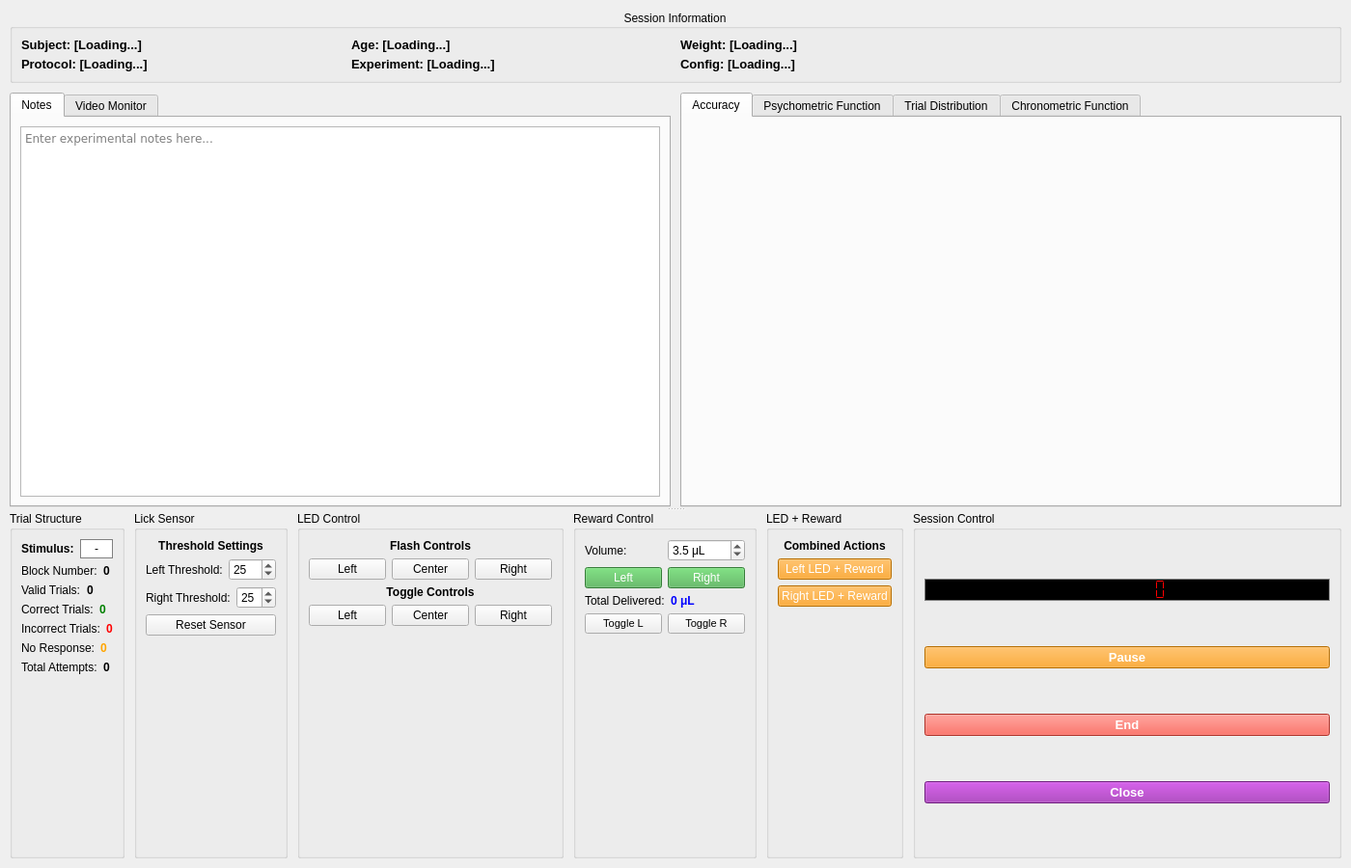
<?xml version="1.0" encoding="UTF-8" ?>
<ui version="4.0">
 <class>RDKRigMainWindow</class>
 <widget class="QWidget" name="RDKRigMainWindow">  <property name="geometry">
   <rect>
    <x>0</x>
    <y>0</y>
    <width>1400</width>
    <height>900</height>
   </rect>
  </property>
  <property name="minimumSize">
   <size>
    <width>1200</width>
    <height>800</height>
   </size>
  </property>
  <property name="windowTitle">
   <string>Random Dot Motion Rig Control</string>
  </property>
  <layout class="QVBoxLayout" name="mainLayout">
   <property name="spacing">
    <number>10</number>
   </property>
   <property name="leftMargin">
    <number>10</number>
   </property>
   <property name="topMargin">
    <number>10</number>
   </property>
   <property name="rightMargin">
    <number>10</number>
   </property>
   <property name="bottomMargin">
    <number>10</number>
   </property>
   <item>
    <!-- Session Information Section -->
    <widget class="QGroupBox" name="sessionInfoGroup">
     <property name="title">
      <string>Session Information</string>
     </property>
     <property name="alignment">
      <set>Qt::AlignCenter</set>
     </property>
     <property name="minimumHeight">
      <number>80</number>
     </property>     <property name="maximumHeight">
      <number>120</number>
     </property>
     <layout class="QVBoxLayout" name="sessionInfoLayout">
      <property name="spacing">
       <number>5</number>
      </property>
      <item>       <!-- First Row: Subject Information -->
       <layout class="QHBoxLayout" name="subjectInfoRow">
        <item>
         <widget class="QLabel" name="subject_id">
          <property name="text">
           <string>Subject: [Loading...]</string>
          </property>
          <property name="font">
           <font>
            <pointsize>10</pointsize>
            <weight>75</weight>
            <bold>true</bold>
           </font>
          </property>
          <property name="sizePolicy">
           <sizepolicy hsizetype="Preferred" vsizetype="Preferred">
            <horstretch>1</horstretch>
            <verstretch>0</verstretch>
           </sizepolicy>
          </property>
         </widget>
        </item>
        <item>
         <widget class="QLabel" name="age">
          <property name="text">
           <string>Age: [Loading...]</string>
          </property>
          <property name="font">
           <font>
            <pointsize>10</pointsize>
            <weight>75</weight>
            <bold>true</bold>
           </font>
          </property>
          <property name="sizePolicy">
           <sizepolicy hsizetype="Preferred" vsizetype="Preferred">
            <horstretch>1</horstretch>
            <verstretch>0</verstretch>
           </sizepolicy>
          </property>
         </widget>
        </item>
        <item>
         <widget class="QLabel" name="baseline_weight">
          <property name="text">
           <string>Weight: [Loading...]</string>
          </property>
          <property name="font">
           <font>
            <pointsize>10</pointsize>
            <weight>75</weight>
            <bold>true</bold>
           </font>
          </property>
          <property name="sizePolicy">
           <sizepolicy hsizetype="Preferred" vsizetype="Preferred">
            <horstretch>2</horstretch>
            <verstretch>0</verstretch>
           </sizepolicy>
          </property>
         </widget>
        </item>
       </layout>
      </item>
      <item>       <!-- Second Row: Experiment Information -->
       <layout class="QHBoxLayout" name="experimentInfoRow">
        <item>
         <widget class="QLabel" name="protocol">
          <property name="text">
           <string>Protocol: [Loading...]</string>
          </property>
          <property name="font">
           <font>
            <pointsize>10</pointsize>
            <weight>75</weight>
            <bold>true</bold>
           </font>
          </property>
          <property name="sizePolicy">
           <sizepolicy hsizetype="Preferred" vsizetype="Preferred">
            <horstretch>1</horstretch>
            <verstretch>0</verstretch>
           </sizepolicy>
          </property>
         </widget>
        </item>
        <item>
         <widget class="QLabel" name="experiment">
          <property name="text">
           <string>Experiment: [Loading...]</string>
          </property>
          <property name="font">
           <font>
            <pointsize>10</pointsize>
            <weight>75</weight>
            <bold>true</bold>
           </font>
          </property>
          <property name="sizePolicy">
           <sizepolicy hsizetype="Preferred" vsizetype="Preferred">
            <horstretch>1</horstretch>
            <verstretch>0</verstretch>
           </sizepolicy>
          </property>
         </widget>
        </item>
        <item>
         <widget class="QLabel" name="configuration">
          <property name="text">
           <string>Config: [Loading...]</string>
          </property>
          <property name="font">
           <font>
            <pointsize>10</pointsize>
            <weight>75</weight>
            <bold>true</bold>
           </font>
          </property>
          <property name="sizePolicy">
           <sizepolicy hsizetype="Preferred" vsizetype="Preferred">
            <horstretch>2</horstretch>
            <verstretch>0</verstretch>
           </sizepolicy>
          </property>
         </widget>
        </item>
       </layout>
      </item>
     </layout>
    </widget>
   </item>
   <item>
    <!-- Main Content Splitter -->
    <widget class="QSplitter" name="mainSplitter">
     <property name="orientation">
      <enum>Qt::Vertical</enum>
     </property>
     <property name="sizePolicy">
      <sizepolicy hsizetype="Expanding" vsizetype="Expanding">
       <horstretch>0</horstretch>
       <verstretch>1</verstretch>
      </sizepolicy>
     </property>
     <widget class="QWidget" name="monitoringWidget">
      <layout class="QHBoxLayout" name="monitoringLayout">
       <property name="spacing">
        <number>10</number>
       </property>
       <item>
        <!-- Behavior Monitor Tab Widget -->
        <widget class="QTabWidget" name="behavior_monitor">
         <property name="sizePolicy">
          <sizepolicy hsizetype="Expanding" vsizetype="Expanding">
           <horstretch>1</horstretch>
           <verstretch>0</verstretch>
          </sizepolicy>
         </property>
         <property name="font">
          <font>
           <pointsize>9</pointsize>
          </font>
         </property>
         <property name="currentIndex">
          <number>0</number>
         </property>
         <widget class="QWidget" name="notesTab">
          <attribute name="title">
           <string>Notes</string>
          </attribute>
          <layout class="QVBoxLayout" name="notesLayout">
           <item>
            <widget class="QTextEdit" name="notes">
             <property name="font">
              <font>
               <family>Verdana</family>
               <pointsize>9</pointsize>
              </font>
             </property>
             <property name="placeholderText">
              <string>Enter experimental notes here...</string>
             </property>
            </widget>
           </item>
          </layout>
         </widget>
         <widget class="QWidget" name="videoTab">
          <attribute name="title">
           <string>Video Monitor</string>
          </attribute>
          <layout class="QVBoxLayout" name="videoLayout">
           <item>
            <widget class="QLabel" name="video_stream">
             <property name="sizePolicy">
              <sizepolicy hsizetype="Expanding" vsizetype="Expanding">
               <horstretch>0</horstretch>
               <verstretch>0</verstretch>
              </sizepolicy>
             </property>
             <property name="text">
              <string>Video Stream</string>
             </property>
             <property name="alignment">
              <set>Qt::AlignCenter</set>
             </property>
             <property name="styleSheet">
              <string>border: 1px solid gray; background-color: #f0f0f0;</string>
             </property>
            </widget>
           </item>
          </layout>
         </widget>
        </widget>
       </item>
       <item>
        <!-- Task Monitor Tab Widget -->
        <widget class="QTabWidget" name="task_monitor">
         <property name="sizePolicy">
          <sizepolicy hsizetype="Expanding" vsizetype="Expanding">
           <horstretch>1</horstretch>
           <verstretch>0</verstretch>
          </sizepolicy>
         </property>
         <property name="font">
          <font>
           <pointsize>9</pointsize>
          </font>
         </property>
         <property name="currentIndex">
          <number>0</number>
         </property>
         <widget class="QWidget" name="accuracyTab">
          <attribute name="title">
           <string>Accuracy</string>
          </attribute>
          <layout class="QVBoxLayout" name="accuracyLayout">
           <item>
            <widget class="PlotWidget" name="accuracy_plot" native="true">
             <property name="sizePolicy">
              <sizepolicy hsizetype="Expanding" vsizetype="Expanding">
               <horstretch>0</horstretch>
               <verstretch>0</verstretch>
              </sizepolicy>
             </property>
            </widget>
           </item>
          </layout>
         </widget>
         <widget class="QWidget" name="psychometricTab">
          <attribute name="title">
           <string>Psychometric Function</string>
          </attribute>
          <layout class="QVBoxLayout" name="psychometricLayout">
           <item>
            <widget class="PlotWidget" name="psychometric_plot" native="true">
             <property name="sizePolicy">
              <sizepolicy hsizetype="Expanding" vsizetype="Expanding">
               <horstretch>0</horstretch>
               <verstretch>0</verstretch>
              </sizepolicy>
             </property>
            </widget>
           </item>
          </layout>
         </widget>
         <widget class="QWidget" name="trialDistTab">
          <attribute name="title">
           <string>Trial Distribution</string>
          </attribute>
          <layout class="QVBoxLayout" name="trialDistLayout">
           <item>
            <widget class="PlotWidget" name="trial_distribution" native="true">
             <property name="sizePolicy">
              <sizepolicy hsizetype="Expanding" vsizetype="Expanding">
               <horstretch>0</horstretch>
               <verstretch>0</verstretch>
              </sizepolicy>
             </property>
            </widget>
           </item>
          </layout>
         </widget>
         <widget class="QWidget" name="chronometricTab">
          <attribute name="title">
           <string>Chronometric Function</string>
          </attribute>
          <layout class="QVBoxLayout" name="chronometricLayout">
           <item>
            <widget class="PlotWidget" name="rt_distribution" native="true">
             <property name="sizePolicy">
              <sizepolicy hsizetype="Expanding" vsizetype="Expanding">
               <horstretch>0</horstretch>
               <verstretch>0</verstretch>
              </sizepolicy>
             </property>
            </widget>
           </item>
          </layout>
         </widget>
        </widget>
       </item>
      </layout>
     </widget>
     <widget class="QWidget" name="controlsWidget">
      <property name="minimumHeight">
       <number>160</number>
      </property>
      <property name="maximumHeight">
       <number>160</number>
      </property>
      <layout class="QHBoxLayout" name="controlsLayout">
       <property name="spacing">
        <number>10</number>
       </property>
       <item>
        <!-- Trial Structure Group -->
        <widget class="QGroupBox" name="TrialStructureBox">
         <property name="title">
          <string>Trial Structure</string>
         </property>
         <property name="minimumWidth">
          <number>180</number>
         </property>
         <layout class="QVBoxLayout" name="trialStructureLayout">
          <item>
           <layout class="QHBoxLayout" name="stimulusLayout">
            <item>
             <widget class="QLabel" name="stimulusLabel">
              <property name="text">
               <string>Stimulus:</string>
              </property>
              <property name="font">
               <font>
                <weight>75</weight>
                <bold>true</bold>
               </font>
              </property>
             </widget>
            </item>
            <item>
             <widget class="QLabel" name="current_stimulus">
              <property name="text">
               <string>-</string>
              </property>
              <property name="styleSheet">
               <string>background-color: white; border: 1px solid gray; padding: 2px;</string>
              </property>
              <property name="alignment">
               <set>Qt::AlignCenter</set>
              </property>
             </widget>
            </item>
           </layout>
          </item>
          <item>
           <layout class="QHBoxLayout" name="blockLayout">
            <item>
             <widget class="QLabel" name="blockLabel">
              <property name="text">
               <string>Block Number:</string>
              </property>
             </widget>
            </item>
            <item>
             <widget class="QLabel" name="block_number">
              <property name="text">
               <string>0</string>
              </property>
              <property name="styleSheet">
               <string>font-weight: bold;</string>
              </property>
             </widget>
            </item>
           </layout>
          </item>
          <item>
           <layout class="QHBoxLayout" name="validTrialsLayout">
            <item>
             <widget class="QLabel" name="validTrialsLabel">
              <property name="text">
               <string>Valid Trials:</string>
              </property>
             </widget>
            </item>
            <item>
             <widget class="QLabel" name="valid_trials">
              <property name="text">
               <string>0</string>
              </property>
              <property name="styleSheet">
               <string>font-weight: bold;</string>
              </property>
             </widget>
            </item>
           </layout>
          </item>
          <item>
           <layout class="QHBoxLayout" name="correctTrialsLayout">
            <item>
             <widget class="QLabel" name="correctTrialsLabel">
              <property name="text">
               <string>Correct Trials:</string>
              </property>
             </widget>
            </item>
            <item>
             <widget class="QLabel" name="correct_trials">
              <property name="text">
               <string>0</string>
              </property>
              <property name="styleSheet">
               <string>font-weight: bold; color: green;</string>
              </property>
             </widget>
            </item>
           </layout>
          </item>
          <item>
           <layout class="QHBoxLayout" name="incorrectTrialsLayout">
            <item>
             <widget class="QLabel" name="incorrectTrialsLabel">
              <property name="text">
               <string>Incorrect Trials:</string>
              </property>
             </widget>
            </item>
            <item>
             <widget class="QLabel" name="incorrect_trials">
              <property name="text">
               <string>0</string>
              </property>
              <property name="styleSheet">
               <string>font-weight: bold; color: red;</string>
              </property>
             </widget>
            </item>
           </layout>
          </item>
          <item>
           <layout class="QHBoxLayout" name="noResponseLayout">
            <item>
             <widget class="QLabel" name="noResponseLabel">
              <property name="text">
               <string>No Response:</string>
              </property>
             </widget>
            </item>
            <item>
             <widget class="QLabel" name="noresponse_trials">
              <property name="text">
               <string>0</string>
              </property>
              <property name="styleSheet">
               <string>font-weight: bold; color: orange;</string>
              </property>
             </widget>
            </item>
           </layout>
          </item>
          <item>
           <layout class="QHBoxLayout" name="totalAttemptsLayout">
            <item>
             <widget class="QLabel" name="totalAttemptsLabel">
              <property name="text">
               <string>Total Attempts:</string>
              </property>
             </widget>
            </item>
            <item>
             <widget class="QLabel" name="attempt_trials">
              <property name="text">
               <string>0</string>
              </property>
              <property name="styleSheet">
               <string>font-weight: bold;</string>
              </property>
             </widget>
            </item>
           </layout>
          </item>          <item>
           <spacer name="trialStructureSpacer">
            <property name="orientation">
             <enum>Qt::Vertical</enum>
            </property>
            <property name="sizeHint" stdset="0">
             <size>
              <width>20</width>
              <height>20</height>
             </size>
            </property>
           </spacer>
          </item>
         </layout>
        </widget>
       </item>
       <item>
        <!-- Lick Sensor Group -->
        <widget class="QGroupBox" name="LickSensorBox">
         <property name="title">
          <string>Lick Sensor</string>
         </property>
         <property name="minimumWidth">
          <number>160</number>
         </property>
         <layout class="QVBoxLayout" name="lickSensorLayout">
          <item>
           <widget class="QLabel" name="lickSensorTitle">
            <property name="text">
             <string>Threshold Settings</string>
            </property>
            <property name="alignment">
             <set>Qt::AlignCenter</set>
            </property>
            <property name="font">
             <font>
              <weight>75</weight>
              <bold>true</bold>
             </font>
            </property>
           </widget>
          </item>
          <item>
           <layout class="QHBoxLayout" name="leftThresholdLayout">
            <item>
             <widget class="QLabel" name="leftThresholdLabel">
              <property name="text">
               <string>Left Threshold:</string>
              </property>
             </widget>
            </item>            <item>
             <widget class="QSpinBox" name="lick_threshold_left">
              <property name="minimum">
               <number>0</number>
              </property>
              <property name="maximum">
               <number>50</number>
              </property>
              <property name="singleStep">
               <number>1</number>
              </property>
              <property name="value">
               <number>25</number>
              </property>
             </widget>
            </item>
           </layout>
          </item>
          <item>
           <layout class="QHBoxLayout" name="rightThresholdLayout">
            <item>
             <widget class="QLabel" name="rightThresholdLabel">
              <property name="text">
               <string>Right Threshold:</string>
              </property>
             </widget>
            </item>            <item>
             <widget class="QSpinBox" name="lick_threshold_right">
              <property name="minimum">
               <number>0</number>
              </property>
              <property name="maximum">
               <number>50</number>
              </property>
              <property name="singleStep">
               <number>1</number>
              </property>
              <property name="value">
               <number>25</number>
              </property>
             </widget>
            </item>
           </layout>          </item>
          <item>
           <widget class="QPushButton" name="reset_lick_sensor">
            <property name="text">
             <string>Reset Sensor</string>
            </property>
           </widget>
          </item>          <item>
           <spacer name="lickSensorSpacer">
            <property name="orientation">
             <enum>Qt::Vertical</enum>
            </property>
            <property name="sizeHint" stdset="0">
             <size>
              <width>20</width>
              <height>20</height>
             </size>
            </property>
           </spacer>
          </item>
         </layout>
        </widget>
       </item>
       <item>
        <!-- LED Control Group -->
        <widget class="QGroupBox" name="LEDBox">
         <property name="title">
          <string>LED Control</string>
         </property>
         <property name="minimumWidth">
          <number>160</number>
         </property>
         <layout class="QVBoxLayout" name="ledLayout">
          <item>
           <widget class="QLabel" name="flashControlsLabel">
            <property name="text">
             <string>Flash Controls</string>
            </property>
            <property name="alignment">
             <set>Qt::AlignCenter</set>
            </property>
            <property name="font">
             <font>
              <weight>75</weight>
              <bold>true</bold>
             </font>
            </property>
           </widget>
          </item>
          <item>
           <layout class="QHBoxLayout" name="flashButtonsLayout">
            <item>
             <widget class="QPushButton" name="flash_led_left">
              <property name="text">
               <string>Left</string>
              </property>
             </widget>
            </item>
            <item>
             <widget class="QPushButton" name="flash_led_center">
              <property name="text">
               <string>Center</string>
              </property>
             </widget>
            </item>
            <item>
             <widget class="QPushButton" name="flash_led_right">
              <property name="text">
               <string>Right</string>
              </property>
             </widget>
            </item>
           </layout>
          </item>
          <item>
           <widget class="QLabel" name="toggleControlsLabel">
            <property name="text">
             <string>Toggle Controls</string>
            </property>
            <property name="alignment">
             <set>Qt::AlignCenter</set>
            </property>
            <property name="font">
             <font>
              <weight>75</weight>
              <bold>true</bold>
             </font>
            </property>
           </widget>
          </item>
          <item>
           <layout class="QHBoxLayout" name="toggleButtonsLayout">
            <item>
             <widget class="QPushButton" name="toggle_led_left">
              <property name="text">
               <string>Left</string>
              </property>
              <property name="checkable">
               <bool>true</bool>
              </property>
             </widget>
            </item>
            <item>
             <widget class="QPushButton" name="toggle_led_center">
              <property name="text">
               <string>Center</string>
              </property>
              <property name="checkable">
               <bool>true</bool>
              </property>
             </widget>
            </item>
            <item>
             <widget class="QPushButton" name="toggle_led_right">
              <property name="text">
               <string>Right</string>
              </property>
              <property name="checkable">
               <bool>true</bool>
              </property>
             </widget>
            </item>           </layout>
          </item>
          <item>
           <spacer name="ledSpacer">
            <property name="orientation">
             <enum>Qt::Vertical</enum>
            </property>
            <property name="sizeHint" stdset="0">
             <size>
              <width>20</width>
              <height>20</height>
             </size>
            </property>
           </spacer>
          </item>
         </layout>
        </widget>
       </item>
       <item>
       <!-- Reward Control Group -->
        <widget class="QGroupBox" name="RewardBox">
         <property name="title">
          <string>Reward Control</string>
         </property>
         <property name="minimumWidth">
          <number>280</number>
         </property>
         <layout class="QVBoxLayout" name="rewardLayout">
          <item>
           <layout class="QHBoxLayout" name="volumeLayout">
            <item>
             <widget class="QLabel" name="volumeLabel">
              <property name="text">
               <string>Volume:</string>
              </property>
             </widget>
            </item>
            <item>
             <widget class="QDoubleSpinBox" name="reward_volume">
              <property name="suffix">
               <string> μL</string>
              </property>
              <property name="decimals">
               <number>1</number>
              </property>
              <property name="minimum">
               <double>1.5</double>
              </property>
              <property name="maximum">
               <double>10.0</double>
              </property>
              <property name="singleStep">
               <double>0.1</double>
              </property>
              <property name="value">
               <double>3.5</double>
              </property>
             </widget>
            </item>
           </layout>
          </item>
          <item>
           <layout class="QHBoxLayout" name="rewardButtonsLayout">
            <item>
             <widget class="QPushButton" name="reward_left">
              <property name="text">
               <string>Left</string>
              </property>
              <property name="styleSheet">
               <string>QPushButton { background-color: #4CAF50; color: white; }</string>
              </property>
             </widget>
            </item>
            <item>
             <widget class="QPushButton" name="reward_right">
              <property name="text">
               <string>Right</string>
              </property>
              <property name="styleSheet">
               <string>QPushButton { background-color: #4CAF50; color: white; }</string>
              </property>
             </widget>
            </item>
           </layout>
          </item>
          <item>
           <layout class="QHBoxLayout" name="totalRewardLayout">
            <item>
             <widget class="QLabel" name="totalRewardLabel">
              <property name="text">
               <string>Total Delivered:</string>
              </property>
             </widget>
            </item>
            <item>
             <widget class="QLabel" name="total_reward">
              <property name="text">
               <string>0 μL</string>
              </property>
              <property name="styleSheet">
               <string>font-weight: bold; color: blue;</string>
              </property>
             </widget>
            </item>
           </layout>
          </item>
          <item>
           <layout class="QHBoxLayout" name="toggleRewardLayout">
            <item>
             <widget class="QPushButton" name="toggle_left_reward">
              <property name="text">
               <string>Toggle L</string>
              </property>
              <property name="checkable">
               <bool>true</bool>
              </property>
              <property name="font">
               <font>
                <pointsize>8</pointsize>
               </font>
              </property>
             </widget>
            </item>
            <item>
             <widget class="QPushButton" name="toggle_right_reward">
              <property name="text">
               <string>Toggle R</string>
              </property>
              <property name="checkable">
               <bool>true</bool>
              </property>
              <property name="font">
               <font>
                <pointsize>8</pointsize>
               </font>
              </property>
             </widget>
            </item>
           </layout>
          </item>          <item>
           <spacer name="rewardSpacer">
            <property name="orientation">
             <enum>Qt::Vertical</enum>
            </property>
            <property name="sizeHint" stdset="0">
             <size>
              <width>20</width>
              <height>20</height>
             </size>
            </property>
           </spacer>
          </item>
         </layout>
        </widget>
       </item>
       <item>
        <!-- LED + Reward Combined Group -->
        <widget class="QGroupBox" name="CombinedBox">
         <property name="title">
          <string>LED + Reward</string>
         </property>
         <property name="minimumWidth">
          <number>200</number>
         </property>
         <layout class="QVBoxLayout" name="combinedLayout">
          <item>
           <widget class="QLabel" name="combinedLabel">
            <property name="text">
             <string>Combined Actions</string>
            </property>
            <property name="alignment">
             <set>Qt::AlignCenter</set>
            </property>
            <property name="font">
             <font>
              <weight>75</weight>
              <bold>true</bold>
             </font>
            </property>
           </widget>
          </item>
          <item>
           <widget class="QPushButton" name="led_and_reward_left">
            <property name="text">
             <string>Left LED + Reward</string>
            </property>
            <property name="styleSheet">
             <string>QPushButton { background-color: #FF9800; color: white; }</string>
            </property>
           </widget>
          </item>
          <item>
           <widget class="QPushButton" name="led_and_reward_right">
            <property name="text">
             <string>Right LED + Reward</string>
            </property>
            <property name="styleSheet">
             <string>QPushButton { background-color: #FF9800; color: white; }</string>
            </property>           </widget>
          </item>
          <item>
           <spacer name="combinedSpacer">
            <property name="orientation">
             <enum>Qt::Vertical</enum>
            </property>
            <property name="sizeHint" stdset="0">
             <size>
              <width>20</width>
              <height>20</height>
             </size>
            </property>
           </spacer>
          </item>
         </layout>
        </widget>
       </item>       <item>        <!-- Session Control Group -->
        <widget class="QGroupBox" name="SessionControlBox">
         <property name="title">
          <string>Session Control</string>
         </property>
         <property name="minimumWidth">
          <number>140</number>
         </property>
         <layout class="QVBoxLayout" name="sessionControlLayout">
          <item>
           <widget class="QLCDNumber" name="session_timer">
            <property name="sizePolicy">
             <sizepolicy hsizetype="Expanding" vsizetype="Fixed">
              <horstretch>0</horstretch>
              <verstretch>0</verstretch>
             </sizepolicy>
            </property>
            <property name="minimumHeight">
             <number>25</number>
            </property>
            <property name="maximumHeight">
             <number>30</number>
            </property>
            <property name="styleSheet">
             <string>background-color: black; color: red; border: 1px solid gray; font-size: 10px;</string>
            </property>
            <property name="digitCount">
             <number>8</number>
            </property>
            <property name="segmentStyle">
             <enum>QLCDNumber::Flat</enum>
            </property>
           </widget>
          </item>
          <!-- Control Buttons -->
          <item>
           <widget class="QPushButton" name="pause_experiment">
            <property name="text">
             <string>Pause</string>
            </property>
            <property name="styleSheet">
             <string>QPushButton { background-color: #FF9800; color: white; font-weight: bold; }</string>
            </property>
            <property name="font">
             <font>
              <pointsize>10</pointsize>
              <weight>75</weight>
              <bold>true</bold>
             </font>
            </property>
           </widget>
          </item>
          <item>
           <widget class="QPushButton" name="stop_experiment">
            <property name="text">
             <string>End</string>
            </property>
            <property name="styleSheet">
             <string>QPushButton { background-color: #F44336; color: white; font-weight: bold; }</string>
            </property>
            <property name="font">
             <font>
              <pointsize>10</pointsize>
              <weight>75</weight>
              <bold>true</bold>
             </font>
            </property>
           </widget>
          </item>
          <item>
           <widget class="QPushButton" name="close_experiment">
            <property name="text">
             <string>Close</string>
            </property>
            <property name="styleSheet">
             <string>QPushButton { background-color: #9C27B0; color: white; font-weight: bold; }</string>
            </property>
            <property name="font">
             <font>
              <pointsize>10</pointsize>
              <weight>75</weight>
              <bold>true</bold>
             </font>
            </property>
           </widget>
          </item>
         </layout>
        </widget>
       </item>
      </layout>
     </widget>
    </widget>
   </item>
  </layout>
 </widget>
 <customwidgets>
  <customwidget>
   <class>PlotWidget</class>
   <extends>QWidget</extends>
   <header>pyqtgraph</header>
   <container>1</container>
  </customwidget>
 </customwidgets>
 <resources />
 <connections />
</ui>
